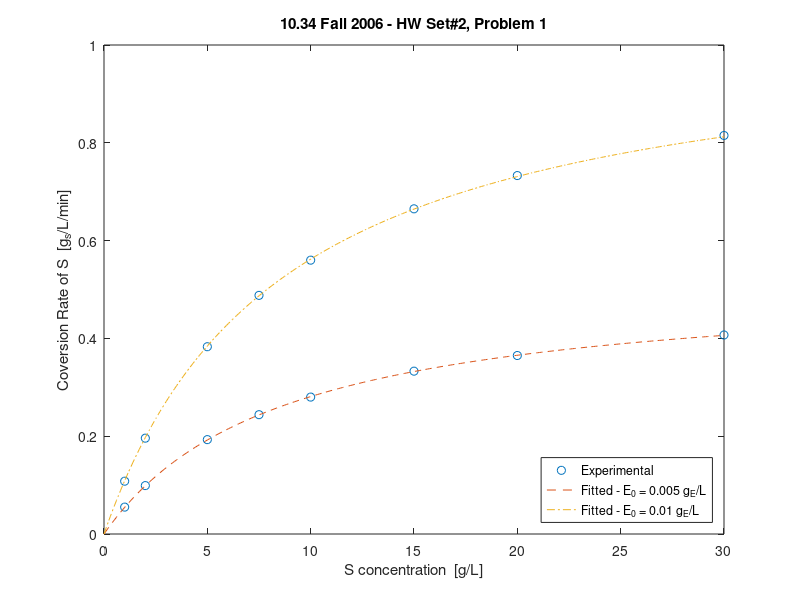

This figure's MATLAB source:
% 10.34 - Fall 2006
% HW Set#2, Problem #1
% Rob Ashcraft - Sept. 11, 2006

% This matlab script uses linear regression to determine the parameters in
% the Michaelis-Menten form for given rate data as a function of substratea
% and enzyme concentrations.

clear; clc;

% create the rate data matrix [[S], r([E]o=0.005), r([E]o=0.01)];
% [S] and [E]o are in grams/L
Rate_data =[...
    1.0     0.055       0.108;
    2.0     0.099       0.196;
    5.0     0.193       0.383;
    7.5     0.244       0.488;
    10.0    0.280       0.560;
    15.0    0.333       0.665;
    20.0    0.365       0.733;
    30.0    0.407       0.815];

Eo = [0.005 0.01];   % initial enzyme concentrations

% Extract the substrate concentration vector, piece it together twice so
% all data is together in a single vector
S = [Rate_data(:,1); Rate_data(:,1)];  
Rate = [Rate_data(:,2);Rate_data(:,3)];


%Generate the "y" variable for both Eo values (y = Eo/r)
y_005 = 0.005./Rate_data(:,2);
y_01 = 0.01./Rate_data(:,3);

y_all = [y_005; y_01];

%generate the "x" variable (x = 1/[S])
x = 1./S;

% generate the X matrix for the system
X_mat(:,1) = ones(length(S),1);
X_mat(:,2) = x;

% Use the backslash command to solve the linear regression: X'X*b = X'*y
b = X_mat'*X_mat\X_mat'*y_all;

% Convert the "b" value to meaningful parameters k2 and Km
k2 = 1/b(1);
Km = k2*b(2);

% Display the parameters to the command window
disp(['k2  =  ',num2str(k2),'  g_S/min/g_E']);
disp(['Km  =  ',num2str(Km),'  g_S/L']);
disp('  ');

% generate the fitted-equation predictions for [S]=0 to 30
S_vec = linspace(0,30,300)';
r_pred_005 = (k2*Eo(1)*S_vec)./(Km + S_vec);
r_pred_01 = (k2*Eo(2)*S_vec)./(Km + S_vec);

% Plot the experimental data and predictions from the best fit values
figure;
plot(S,Rate,'o',S_vec,r_pred_005,'--',S_vec,r_pred_01,'-.')
title('10.34 Fall 2006 - HW Set#2, Problem 1');
xlabel('S concentration  [g/L]'); ylabel('Coversion Rate of S  [g_s/L/min]');
legend('Experimental','Fitted - E_0 = 0.005 g_E/L','Fitted - E_0 = 0.01 g_E/L','Location','SouthEast');




